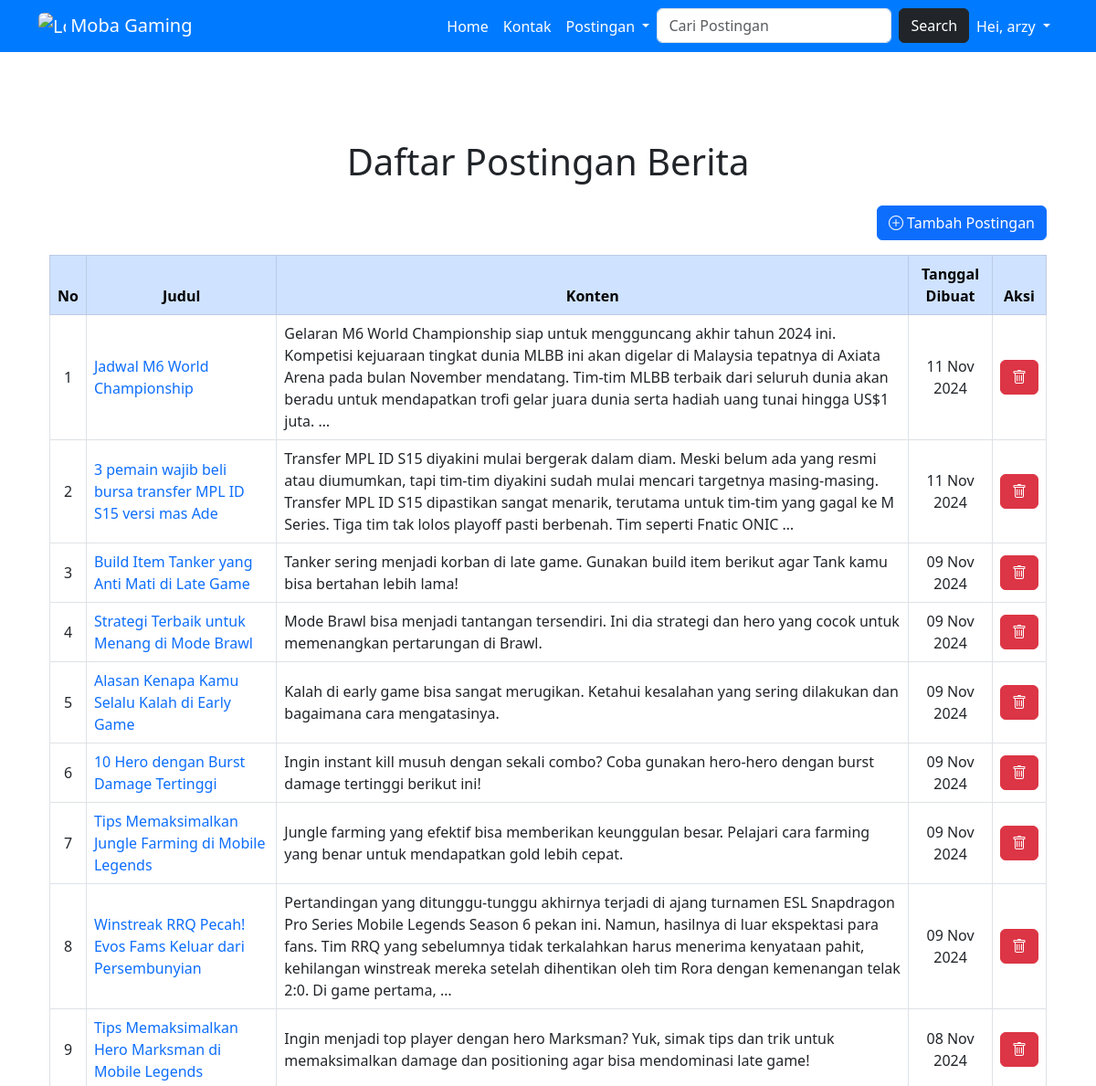
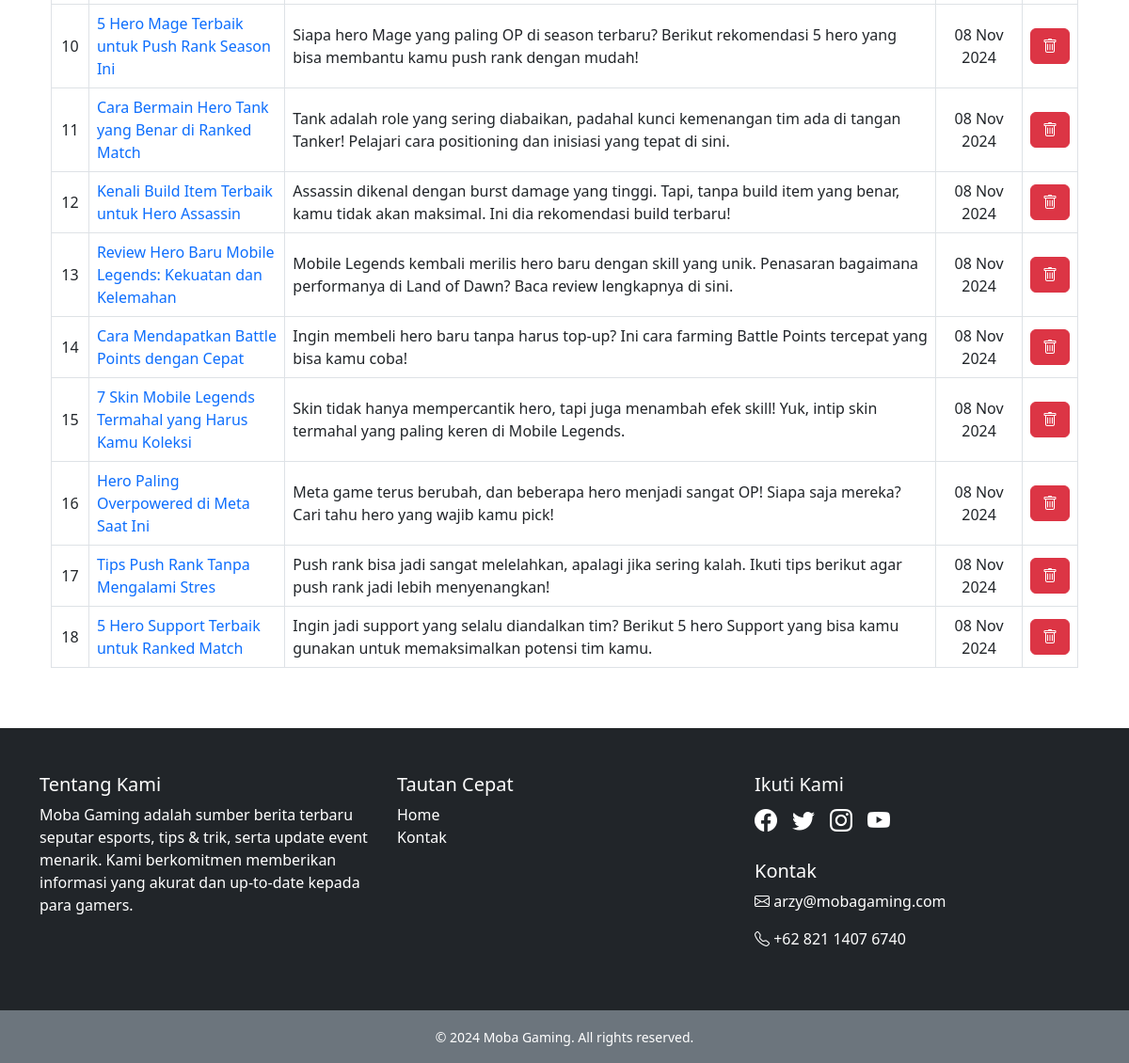
The page /dashboard/ (signed in) on the database its author committed (2 pictures, top to bottom).
### berita/models.py (models this page shows, shortened)
class Post(models.Model):
    BERITA = 'berita'
    TURNAMEN = 'turnamen'
    BURSA_TRANSFER = 'bursa_transfer'
    TIPS = 'tips'
    CATEGORY_CHOICES = [
        (BERITA, 'Berita'),
        (TURNAMEN, 'Turnamen'),
        (TIPS, 'Tips'),
        (BURSA_TRANSFER, 'Bursa Transfer'),
    ]
    title = models.CharField(max_length=100)
    content = models.TextField()
    category = models.CharField(
        max_length=50,
        choices=CATEGORY_CHOICES,
        default=BERITA,  # Default kategori adalah Berita
    )
    slug = models.SlugField(max_length=200, unique=True, blank=True, null=True)
    created_at = models.DateField(auto_now_add=True)

### berita/views.py (the view)
# urls.py: 2. Add a URL to urlpatterns:  path('', views.home, name='home')
@login_required
def home(request):
    posts = Post.objects.all().order_by('-created_at')
    userLevel = request.user
    if userLevel.is_staff:
        return render(request, 'home.html', {'posts':posts})
    else:
        return render(request, 'news.html', {'posts':posts})

### berita/templates/home.html
{% extends 'base.html' %} {% block content %}
<div class="container mt-5">
  <h1 class="text-center mb-4">Daftar Postingan Berita</h1>
  <div class="d-flex justify-content-end mb-3">
    <a href="{% url 'add_post' %}" class="btn btn-primary"> <i class="bi bi-plus-circle"></i> Tambah Postingan </a>
  </div>
  <div class="table-responsive">
    <table class="table table-bordered table-hover align-middle">
      <thead class="table-primary text-center">
        <tr>
          <th scope="col">No</th>
          <th scope="col">Judul</th>
          <th scope="col">Konten</th>
          <th scope="col">Tanggal Dibuat</th>
          <th scope="col">Aksi</th>
        </tr>
      </thead>
      <tbody>
        {% for post in posts %}
        <tr>
          <td class="text-center">{{ forloop.counter }}</td>
          <td>
            <a href="{% url 'update_post' post.slug %}" style="text-decoration: none"> {{ post.title }} </a>
          </td>
          <td>{{ post.content|truncatewords:50 }}</td>
          <td class="text-center">{{ post.created_at|date:"d M Y" }}</td>
          <td class="text-center">
            <a href="{% url 'delete_post' post.pk %}" class="btn btn-danger"> <i class="bi bi-trash"></i></a>
          </td>
        </tr>
        {% empty %}
        <tr>
          <td colspan="5" class="text-center text-muted">Belum ada post</td>
        </tr>
        {% endfor %}
      </tbody>
    </table>
  </div>
</div>
{% endblock %}

### berita/templates/base.html (shortened to what this page needs)
<!DOCTYPE html>
<html lang="en">
  <head>
    <link href="https://cdn.jsdelivr.net/npm/bootstrap@5.3.0/dist/css/bootstrap.min.css" rel="stylesheet" />
    <link href="https://cdn.jsdelivr.net/npm/bootstrap-icons/font/bootstrap-icons.css" rel="stylesheet" />
  </head>
  <body>
    <nav class="navbar navbar-expand-lg navbar-custom">
      <div class="container">
        <a class="navbar-brand" href="#">
          <img
            src="https://encrypted-tbn0.gstatic.com/images?q=tbn:ANd9GcTwOYxM_-5UMnr2yh3EVKOVZ7EyyRCfSddB4Q&s"
            alt="Logo"
            width="30"
            height="30"
            class="d-inline-block align-text-top rounded"
          />
          Moba Gaming
        </a>
        <div class="collapse navbar-collapse" id="navbarNav">
          <ul class="navbar-nav ms-auto">
            <li class="nav-item">
              <a class="nav-link" href="{% url 'guest' %}">Home</a>
            </li>
            <li class="nav-item">
              <a class="nav-link" href="{% url 'contact' %}">Kontak</a>
            </li>
            <li class="nav-item dropdown">
              <a
                class="nav-link dropdown-toggle"
                href="#"
                id="PostinganDropdown"
                role="button"
                data-bs-toggle="dropdown"
                aria-expanded="false"
              >
                Postingan
              </a>
            </li>
            <li class="nav-item">
              <form class="d-flex" action="{% url 'search' %}" method="get">
                <input
                  class="form-control me-2"
                  type="search"
                  placeholder="Cari Postingan"
                  aria-label="Search"
                  name="keyword"
                />
                <button class="btn btn-dark text-white" type="submit">Search</button>
              </form>
            </li>
            <li class="nav-item dropdown">
              <a
                class="nav-link dropdown-toggle"
                href="#"
                id="autentikasiDropdown"
                role="button"
                data-bs-toggle="dropdown"
                aria-expanded="false"
              >
                {% if user.is_authenticated %} Hei, {{ user.username}} {% else %} Autentikasi {% endif %}
              </a>
            </li>
          </ul>
        </div>
      </div>
    </nav>
    <div class="container main-content mt-5">{% block content %} {% endblock %}</div>
    <footer class="footer bg-dark text-white mt-5">
      <div class="container py-5">
        <div class="row">
          <div class="col-md-4">
            <h5>Tentang Kami</h5>
            <p>
              Moba Gaming adalah sumber berita terbaru seputar esports, tips & trik, serta update event menarik. Kami
              berkomitmen memberikan informasi yang akurat dan up-to-date kepada para gamers.
            </p>
          </div>
          <div class="col-md-4">
            <h5>Tautan Cepat</h5>
            <ul class="list-unstyled">
              <li><a href="{% url 'guest' %}" class="text-white text-decoration-none">Home</a></li>
              <li><a href="{% url 'contact' %}" class="text-white text-decoration-none">Kontak</a></li>
            </ul>
          </div>
          <div class="col-md-4">
            <h5>Ikuti Kami</h5>
            <div class="d-flex">
              <a href="#" class="text-white me-3"><i class="bi bi-facebook fs-4"></i></a>
              <a href="#" class="text-white me-3"><i class="bi bi-twitter fs-4"></i></a>
              <a href="#" class="text-white me-3"><i class="bi bi-instagram fs-4"></i></a>
              <a href="#" class="text-white me-3"><i class="bi bi-youtube fs-4"></i></a>
            </div>
            <h5 class="mt-4">Kontak</h5>
            <p><i class="bi bi-envelope"></i> arzy@mobagaming.com</p>
            <p><i class="bi bi-telephone"></i> +62 821 1407 6740</p>
          </div>
        </div>
      </div>
      <div class="text-center py-3 bg-secondary">
        <small>&copy; 2024 Moba Gaming. All rights reserved.</small>
      </div>
    </footer>
  </body>
</html>

### berita/templates/base.html (style rules this page uses)
* { font-family: system-ui, -apple-system, BlinkMacSystemFont, "Segoe UI", Roboto, Oxygen, Ubuntu, Cantarell, "Open Sans", "Helvetica Neue", sans-serif; }
.navbar-custom { background-color: #007bff; position: sticky; top: 0; z-index: 1000; }
.navbar-custom .navbar-brand, .navbar-custom .nav-link { color: #fff !important; }
body { display: flex; flex-direction: column; min-height: 100vh; }
.footer { position: relative; bottom: 0; margin-top: auto; }

### rows shown on the page
Post: title "Jadwal M6 World Championship", content "Gelaran M6 World Championship siap untuk mengguncang akhir tahun 2024 ini. Kompetisi kejuaraan tingkat dunia MLBB ini akan digelar di Malaysia tepatnya di Axiata Arena pada bulan November mendatang. Tim-tim MLBB terbaik dari seluruh dunia akan beradu untuk mendapatkan trofi gelar juara dunia serta hadiah uang tunai hingga US$1 juta. …", created_at "11 Nov 2024"
Post: title "3 pemain wajib beli bursa transfer MPL ID S15 versi mas Ade", content "Transfer MPL ID S15 diyakini mulai bergerak dalam diam. Meski belum ada yang resmi atau diumumkan, tapi tim-tim diyakini sudah mulai mencari targetnya masing-masing. Transfer MPL ID S15 dipastikan sangat menarik, terutama untuk tim-tim yang gagal ke M Series. Tiga tim tak lolos playoff pasti berbenah. Tim seperti Fnatic ONIC …", created_at "11 Nov 2024"
Post: title "Build Item Tanker yang Anti Mati di Late Game", content "Tanker sering menjadi korban di late game. Gunakan build item berikut agar Tank kamu bisa bertahan lebih lama!", created_at "09 Nov 2024"
Post: title "Strategi Terbaik untuk Menang di Mode Brawl", content "Mode Brawl bisa menjadi tantangan tersendiri. Ini dia strategi dan hero yang cocok untuk memenangkan pertarungan di Brawl.", created_at "09 Nov 2024"
Post: title "Alasan Kenapa Kamu Selalu Kalah di Early Game", content "Kalah di early game bisa sangat merugikan. Ketahui kesalahan yang sering dilakukan dan bagaimana cara mengatasinya.", created_at "09 Nov 2024"
Post: title "10 Hero dengan Burst Damage Tertinggi", content "Ingin instant kill musuh dengan sekali combo? Coba gunakan hero-hero dengan burst damage tertinggi berikut ini!", created_at "09 Nov 2024"
Post: title "Tips Memaksimalkan Jungle Farming di Mobile Legends", content "Jungle farming yang efektif bisa memberikan keunggulan besar. Pelajari cara farming yang benar untuk mendapatkan gold lebih cepat.", created_at "09 Nov 2024"
Post: title "Winstreak RRQ Pecah! Evos Fams Keluar dari Persembunyian", content "Pertandingan yang ditunggu-tunggu akhirnya terjadi di ajang turnamen ESL Snapdragon Pro Series Mobile Legends Season 6 pekan ini. Namun, hasilnya di luar ekspektasi para fans. Tim RRQ yang sebelumnya tidak terkalahkan harus menerima kenyataan pahit, kehilangan winstreak mereka setelah dihentikan oleh tim Rora dengan kemenangan telak 2:0. Di game pertama, …", created_at "09 Nov 2024"
Post: title "Tips Memaksimalkan Hero Marksman di Mobile Legends", content "Ingin menjadi top player dengan hero Marksman? Yuk, simak tips dan trik untuk memaksimalkan damage dan positioning agar bisa mendominasi late game!", created_at "08 Nov 2024"
Post: title "5 Hero Mage Terbaik untuk Push Rank Season Ini", content "Siapa hero Mage yang paling OP di season terbaru? Berikut rekomendasi 5 hero yang bisa membantu kamu push rank dengan mudah!", created_at "08 Nov 2024"
Post: title "Cara Bermain Hero Tank yang Benar di Ranked Match", content "Tank adalah role yang sering diabaikan, padahal kunci kemenangan tim ada di tangan Tanker! Pelajari cara positioning dan inisiasi yang tepat di sini.", created_at "08 Nov 2024"
Post: title "Kenali Build Item Terbaik untuk Hero Assassin", content "Assassin dikenal dengan burst damage yang tinggi. Tapi, tanpa build item yang benar, kamu tidak akan maksimal. Ini dia rekomendasi build terbaru!", created_at "08 Nov 2024"
Post: title "Review Hero Baru Mobile Legends: Kekuatan dan Kelemahan", content "Mobile Legends kembali merilis hero baru dengan skill yang unik. Penasaran bagaimana performanya di Land of Dawn? Baca review lengkapnya di sini.", created_at "08 Nov 2024"
Post: title "Cara Mendapatkan Battle Points dengan Cepat", content "Ingin membeli hero baru tanpa harus top-up? Ini cara farming Battle Points tercepat yang bisa kamu coba!", created_at "08 Nov 2024"
Post: title "7 Skin Mobile Legends Termahal yang Harus Kamu Koleksi", content "Skin tidak hanya mempercantik hero, tapi juga menambah efek skill! Yuk, intip skin termahal yang paling keren di Mobile Legends.", created_at "08 Nov 2024"
Post: title "Hero Paling Overpowered di Meta Saat Ini", content "Meta game terus berubah, dan beberapa hero menjadi sangat OP! Siapa saja mereka? Cari tahu hero yang wajib kamu pick!", created_at "08 Nov 2024"
Post: title "Tips Push Rank Tanpa Mengalami Stres", content "Push rank bisa jadi sangat melelahkan, apalagi jika sering kalah. Ikuti tips berikut agar push rank jadi lebih menyenangkan!", created_at "08 Nov 2024"
Post: title "5 Hero Support Terbaik untuk Ranked Match", content "Ingin jadi support yang selalu diandalkan tim? Berikut 5 hero Support yang bisa kamu gunakan untuk memaksimalkan potensi tim kamu.", created_at "08 Nov 2024"

### other values the page prints
{{ user.username }} "arzy"
